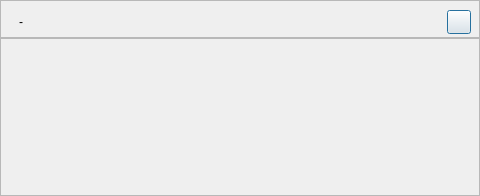
<?xml version="1.0" encoding="UTF-8"?>
<ui version="4.0">
 <class>AFQSourceControlDialog</class>
 <widget class="QDialog" name="AFQSourceControlDialog">
  <property name="geometry">
   <rect>
    <x>0</x>
    <y>0</y>
    <width>480</width>
    <height>196</height>
   </rect>
  </property>
  <property name="minimumSize">
   <size>
    <width>0</width>
    <height>195</height>
   </size>
  </property>
  <property name="windowTitle">
   <string>Dialog</string>
  </property>
  <layout class="QVBoxLayout" name="verticalLayout">
   <property name="spacing">
    <number>0</number>
   </property>
   <property name="leftMargin">
    <number>0</number>
   </property>
   <property name="topMargin">
    <number>0</number>
   </property>
   <property name="rightMargin">
    <number>0</number>
   </property>
   <property name="bottomMargin">
    <number>0</number>
   </property>
   <item>
    <widget class="QFrame" name="frame">
     <property name="sizePolicy">
      <sizepolicy hsizetype="Preferred" vsizetype="Fixed">
       <horstretch>0</horstretch>
       <verstretch>0</verstretch>
      </sizepolicy>
     </property>
     <property name="minimumSize">
      <size>
       <width>0</width>
       <height>38</height>
      </size>
     </property>
     <property name="maximumSize">
      <size>
       <width>16777215</width>
       <height>38</height>
      </size>
     </property>
     <property name="frameShape">
      <enum>QFrame::StyledPanel</enum>
     </property>
     <property name="frameShadow">
      <enum>QFrame::Raised</enum>
     </property>
     <layout class="QHBoxLayout" name="horizontalLayout_2">
      <property name="leftMargin">
       <number>18</number>
      </property>
      <property name="topMargin">
       <number>6</number>
      </property>
      <property name="rightMargin">
       <number>8</number>
      </property>
      <property name="bottomMargin">
       <number>0</number>
      </property>
      <item>
       <widget class="QLabel" name="titleLabel">
        <property name="styleSheet">
         <string notr="true"/>
        </property>
        <property name="text">
         <string>-</string>
        </property>
        <property name="labelType" stdset="0">
         <string>labelTitle</string>
        </property>
       </widget>
      </item>
      <item>
       <spacer name="horizontalSpacer">
        <property name="orientation">
         <enum>Qt::Horizontal</enum>
        </property>
        <property name="sizeHint" stdset="0">
         <size>
          <width>40</width>
          <height>20</height>
         </size>
        </property>
       </spacer>
      </item>
      <item>
       <widget class="QPushButton" name="closeButton">
        <property name="minimumSize">
         <size>
          <width>24</width>
          <height>24</height>
         </size>
        </property>
        <property name="maximumSize">
         <size>
          <width>24</width>
          <height>24</height>
         </size>
        </property>
        <property name="text">
         <string/>
        </property>
        <property name="iconSize">
         <size>
          <width>11</width>
          <height>11</height>
         </size>
        </property>
        <property name="buttonType" stdset="0">
         <string>closeButton</string>
        </property>
       </widget>
      </item>
     </layout>
    </widget>
   </item>
   <item>
    <widget class="QFrame" name="emptyFrame">
     <property name="frameShape">
      <enum>QFrame::StyledPanel</enum>
     </property>
     <property name="frameShadow">
      <enum>QFrame::Raised</enum>
     </property>
     <layout class="QHBoxLayout" name="horizontalLayout_3">
      <property name="spacing">
       <number>0</number>
      </property>
      <property name="leftMargin">
       <number>0</number>
      </property>
      <property name="topMargin">
       <number>0</number>
      </property>
      <property name="rightMargin">
       <number>0</number>
      </property>
      <property name="bottomMargin">
       <number>0</number>
      </property>
     </layout>
    </widget>
   </item>
  </layout>
 </widget>
 <resources>
  <include location="aneta-main-resource.qrc"/>
 </resources>
 <connections/>
</ui>
